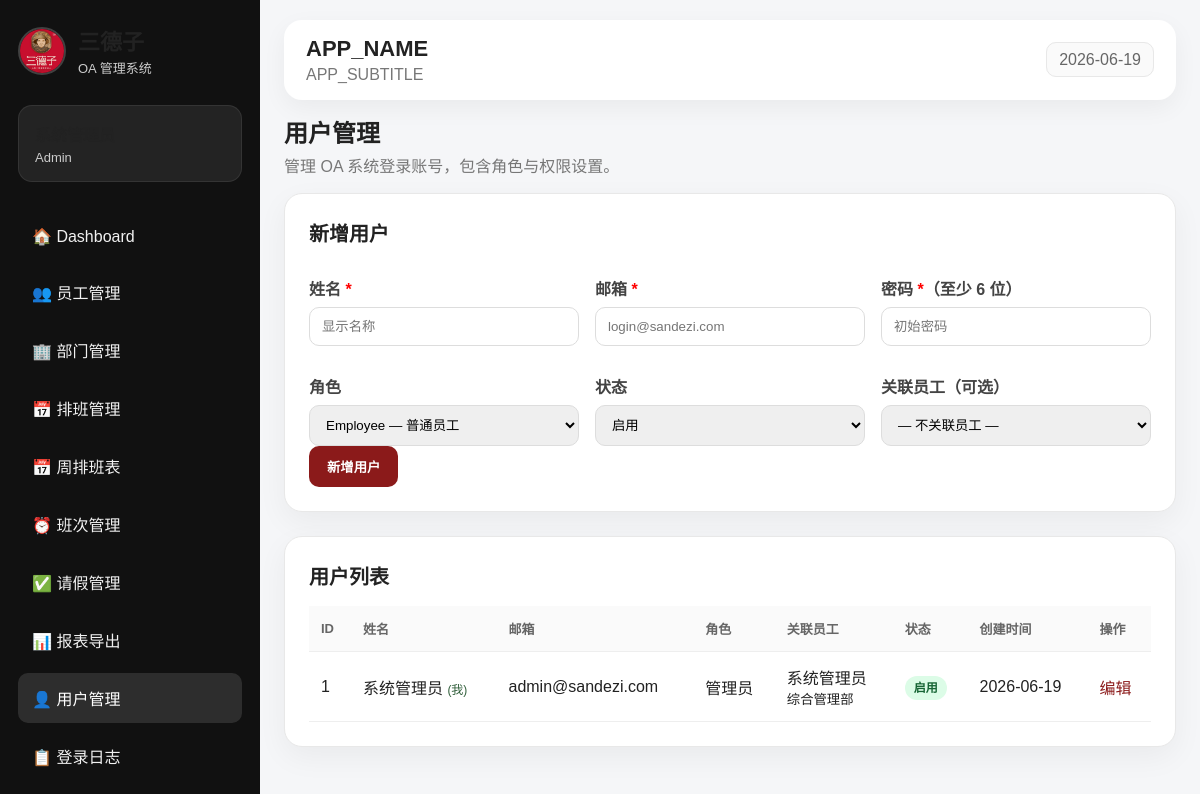
/users.php (signed in), run on the app's committed database.
### tables this page shows
CREATE TABLE users (
    id            INT AUTO_INCREMENT PRIMARY KEY,
    employee_id   INT NULL,
    name          VARCHAR(100) NOT NULL,
    email         VARCHAR(150) NOT NULL UNIQUE,
    password_hash VARCHAR(255) NOT NULL,
    role          ENUM('Admin','Manager','Employee') NOT NULL DEFAULT 'Employee',
    status        ENUM('active','inactive') NOT NULL DEFAULT 'active',
    created_at    TIMESTAMP DEFAULT CURRENT_TIMESTAMP,
    FOREIGN KEY (employee_id) REFERENCES employees(id) ON DELETE SET NULL
);

CREATE TABLE employees (
    id            INT AUTO_INCREMENT PRIMARY KEY,
    name          VARCHAR(100) NOT NULL,
    department_id INT NULL,
    position      VARCHAR(100) NOT NULL,
    phone         VARCHAR(50),
    email         VARCHAR(150),
    status        ENUM('active','inactive') NOT NULL DEFAULT 'active',
    created_at    TIMESTAMP DEFAULT CURRENT_TIMESTAMP,
    FOREIGN KEY (department_id) REFERENCES departments(id) ON DELETE SET NULL
);

CREATE TABLE departments (
    id          INT AUTO_INCREMENT PRIMARY KEY,
    name        VARCHAR(100) NOT NULL,
    description VARCHAR(255),
    created_at  TIMESTAMP DEFAULT CURRENT_TIMESTAMP
);

### auth.php (called while the page is built, shortened)
<?php
function current_user() {
    return $_SESSION['user'] ?? null;
}
function safe($value) {
    return htmlspecialchars((string)$value, ENT_QUOTES, 'UTF-8');
}
?>

### users.php (the view, shortened to what this page needs)
<?php
require_once __DIR__ . '/header.php';
$users = $pdo->query("
    SELECT u.*, e.name AS employee_name, e.position, d.name AS department_name
    FROM users u
    LEFT JOIN employees e ON u.employee_id = e.id
    LEFT JOIN departments d ON e.department_id = d.id
    ORDER BY u.id ASC
")->fetchAll();
?>
<div class="page-title">
    <h2>用户管理</h2>
    <p>管理 OA 系统登录账号，包含角色与权限设置。</p>
</div>
<section class="panel">
    <h2>新增用户</h2>
    <form method="POST">
        <div class="form-grid">
            <div>
                <label>姓名 <span style="color:red">*</span></label>
                <input type="text" name="name" required placeholder="显示名称">
            </div>
            <div>
                <label>邮箱 <span style="color:red">*</span></label>
                <input type="email" name="email" required placeholder="login@sandezi.com">
            </div>
            <div>
                <label>密码 <span style="color:red">*</span>（至少 6 位）</label>
                <input type="password" name="password" required placeholder="初始密码">
            </div>
            <div>
                <label>角色</label>
                <select name="role">
                    <option value="Employee">Employee — 普通员工</option>
                </select>
            </div>
            <div>
                <label>状态</label>
                <select name="status">
                    <option value="active">启用</option>
                </select>
            </div>
            <div>
                <label>关联员工（可选）</label>
                <select name="employee_id">
                    <option value="">— 不关联员工 —</option>
                </select>
            </div>
        </div>
        <button class="btn" type="submit">新增用户</button>
    </form>
</section>
<section class="panel">
    <h2>用户列表</h2>
    <table>
        <tr>
            <th>ID</th>
            <th>姓名</th>
            <th>邮箱</th>
            <th>角色</th>
            <th>关联员工</th>
            <th>状态</th>
            <th>创建时间</th>
            <th>操作</th>
        </tr>
        <?php foreach ($users as $u):
            $is_me = (intval($u['id']) === intval(current_user()['id']));
        ?>
        <tr>
            <td><?= safe($u['id']) ?></td>
            <td><?= safe($u['name']) ?> <?= $is_me ? '<span style="color:#315f3b;font-size:12px">(我)</span>' : '' ?></td>
            <td><?= safe($u['email']) ?></td>
            <td>
                <?php
                $role_labels = ['Admin'=>'管理员','Manager'=>'主管','Employee'=>'员工'];
                echo safe($role_labels[$u['role']] ?? $u['role']);
                ?>
            </td>
            <td>
                <?= $u['employee_name'] ? safe($u['employee_name']) . '<br><small>' . safe($u['department_name'] ?? '') . '</small>' : '<span style="color:#aaa">—</span>' ?>
            </td>
            <td>
                <span class="badge" style="background:<?= $u['status']==='active'?'#dcfce7;color:#166534':'#fee2e2;color:#9b1c1c' ?>">
                    <?= $u['status'] === 'active' ? '启用' : '停用' ?>
                </span>
            </td>
            <td><?= safe(substr($u['created_at'], 0, 10)) ?></td>
            <td>
                <a href="user_edit.php?id=<?= safe($u['id']) ?>">编辑</a>
            </td>
        </tr>
        <?php endforeach; ?>
    </table>
</section>
<?php require_once __DIR__ . '/footer.php'; ?>

### assets/style.css (style rules this page uses)
* { box-sizing: border-box; }
:root { --primary: #8b1a1a; --primary-dark: #641010; --bg: #f5f6f8; --card: #ffffff; --text: #222; --muted: #777; --border: #e8e8e8; --green: #2e7d32; }
body { margin: 0; font-family: Arial, "Microsoft YaHei", sans-serif; background: var(--bg); color: var(--text); }
a { color: var(--primary); text-decoration: none; }
.page-title { margin-bottom: 14px; }
.page-title h2 { margin: 0; font-size: 24px; }
.page-title p { color: var(--muted); margin-top: 4px; }
.panel { background: white; border-radius: 18px; padding: 24px; box-shadow: 0 10px 30px rgba(0,0,0,0.05); border: 1px solid var(--border); margin-bottom: 24px; }
.panel h2 { margin-top: 0; font-size: 20px; }
table { width: 100%; border-collapse: collapse; overflow: hidden; }
th { text-align: left; background: #fafafa; color: #666; font-size: 13px; }
th, td { padding: 13px 12px; border-bottom: 1px solid #eee; }
.form-grid { display: grid; grid-template-columns: repeat(3, minmax(180px, 1fr)); gap: 16px; align-items: end; }
label { display: block; color: #444; font-weight: bold; margin-top: 12px; }
input, select, textarea { width: 100%; border: 1px solid #ddd; border-radius: 10px; padding: 11px 12px; margin-top: 7px; font-family: inherit; }
button, .btn-light { display: inline-block; border: none; background: var(--primary); color: white; padding: 11px 18px; border-radius: 10px; cursor: pointer; font-weight: bold; }
.badge { background: #fff1f1; color: var(--primary); padding: 5px 9px; border-radius: 999px; font-size: 12px; font-weight: bold; }

### data on the page
users: id "1", name "系统管理员", shows "(我)", email "admin@sandezi.com", role "管理员", employee.name "系统管理员", departments.name "综合管理部", status "启用", created_at "2026-06-19"

### other printed values
safe($user['role']) "Admin"
safe(APP_NAME) "APP_NAME"
safe(APP_SUBTITLE) "APP_SUBTITLE"
